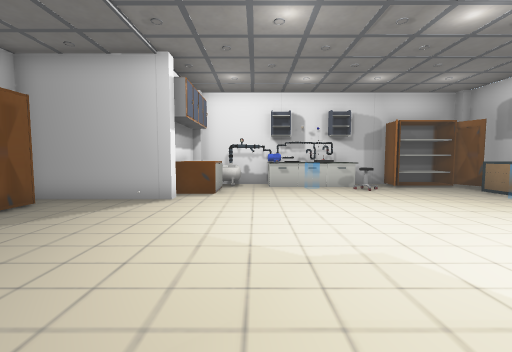
[1] (above)

12 first-person views from a walk through a 3-D level made in the Unity game engine. The camera is 1.2 m above the floor, tilts 4° down and sees 90° across. The floor is counted in squares, 1 m on a side. Each view is taken from the middle of a square. On the plan, view 1 faces up. The plan holds only what a view shows up to about 12 squares ahead; the rest is blank. The place goes on beyond the plan. The player character is not drawn. Some surface patterns are stand-ins.

[2]
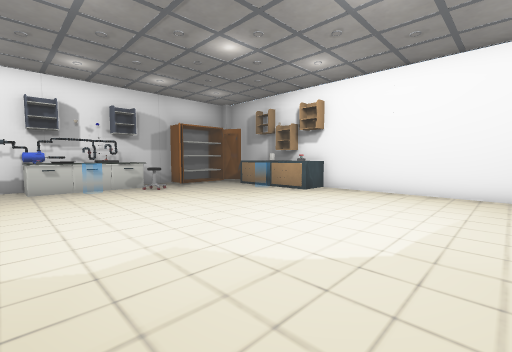

[3]
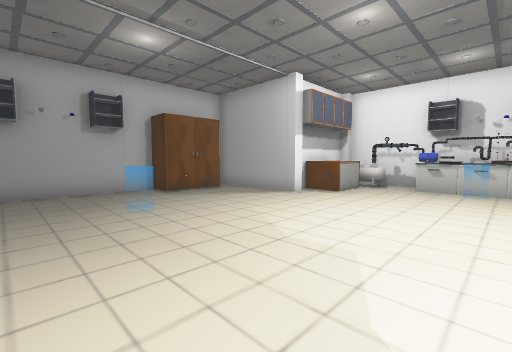

[4]
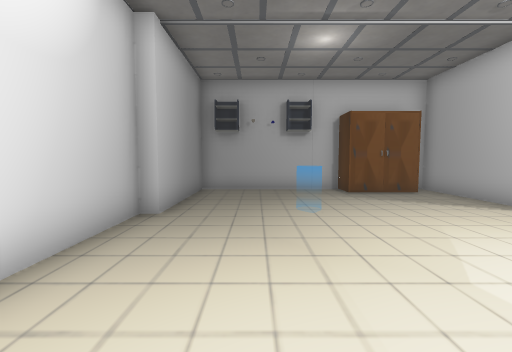

[5]
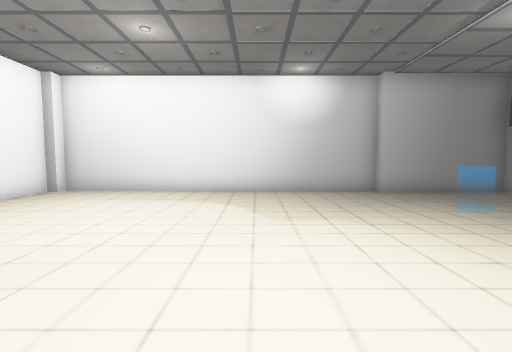

[6]
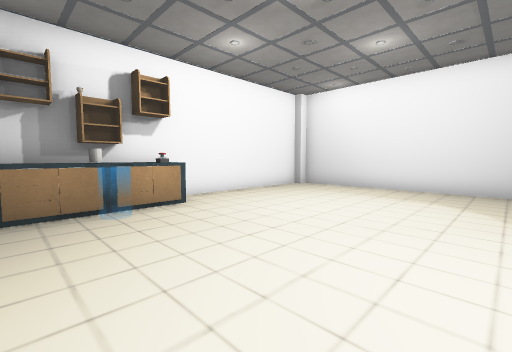

[7]
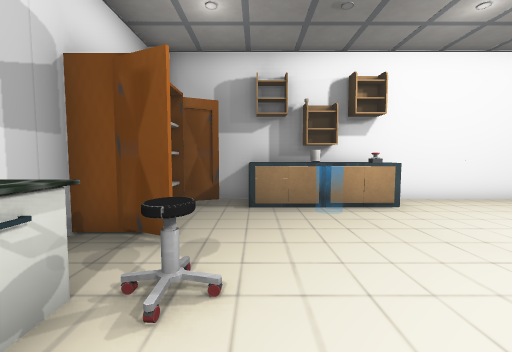

[8]
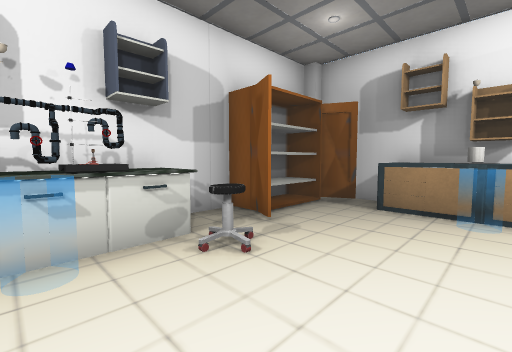

[9]
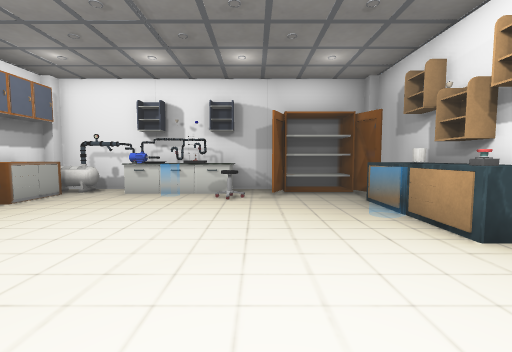

[10]
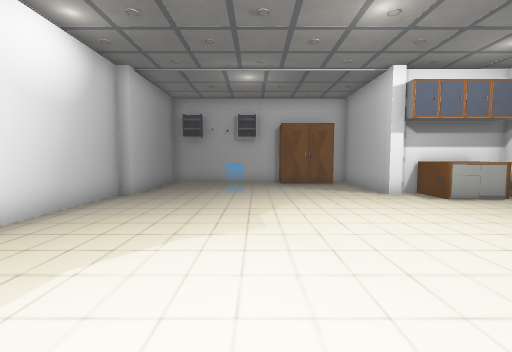

[11]
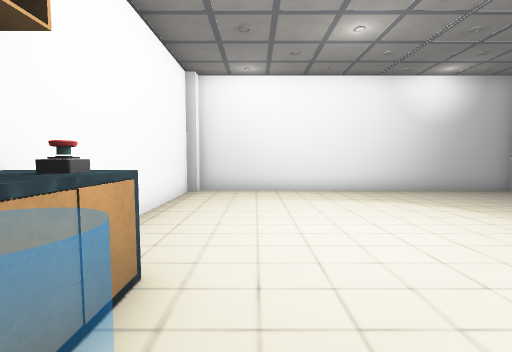

[12]
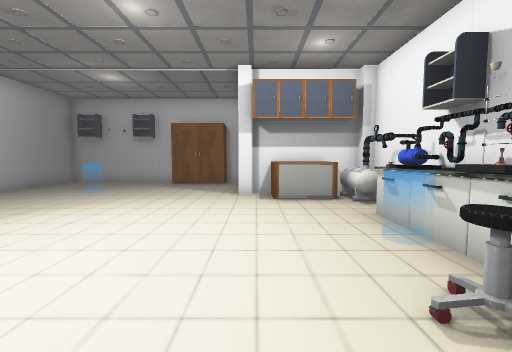

### Floor plan
Points are (right, up) in squares from view 1. A wall is a line through its corners. A room is listed if a view was taken in it or the views show most of it. See-through windows are left out.
Room 1 (views 1, 2, 3, 4, 5, 6, 7, 8, 9, 10, 11, 12)
walls: (-3.4, 7.4) (-6.9, 7.4); (-1.4, 10.2) (-1.4, 8.5) (-2.8, 8.5); (5.5, 10.2) (6, 11.2); (6, 10.9) (6, 12); (8.9, 6.8) (8.9, 7.6); (9.5, 6.8) (8.9, 6.8) (9.4, 6.8); (-5.7, 5.6) (-5.7, 4.2) (-6.8, 4.2) (-6.8, -1.1) (-3.4, -1.1); (-2.5, -1.5) (9.1, -1.5); (-2.8, 11.5) (-2.8, 8.4); (9.5, 8.5) (9.5, 11.2); (8.9, 9.9) (8.4, 10.9) (5.9, 10.9) (5.6, 10.1); (8.3, 11.9) (-2.5, 11.9); (9.5, -1.1) (9.5, 7.5)
objects: pillar (-3, -1); pillar (-3, 8); pillar (-2, -1); other object (-2, 11) to (0, 11); shelf (1, 11); pipe (2, 11); pipe (3, 11); chair (4, 10); shelf (4, 11); other object (8, 8); pillar (9, -1); other object (9, 6)

Where each view was taken, in squares from view 1:
view 1: 0 up, 0 right, facing up
view 2: 0 up, 0 right, facing up-right
view 3: 0 up, 3 right, facing up-left
view 4: 1 up, 3 right, facing left
view 5: 8 up, 2 right, facing down
view 6: 9 up, 2 right, facing down-right
view 7: 9 up, 2 right, facing right
view 8: 7 up, 2 right, facing up-right
view 9: 2 up, 5 right, facing up
view 10: 3 up, 6 right, facing left
view 11: 8 up, 7 right, facing down
view 12: 8 up, 6 right, facing left
